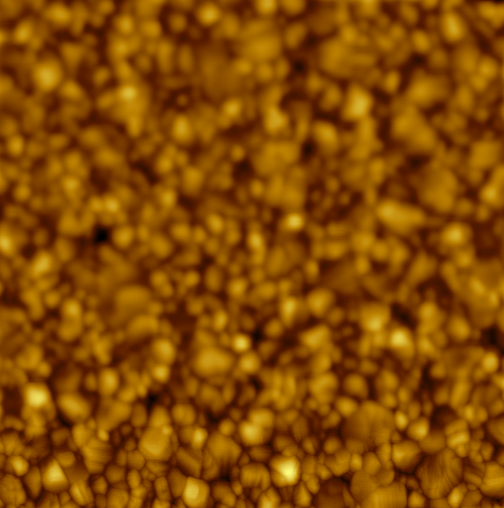
#> input picture images/G038_Rough_7.76689nm.png, 504 x 508 px; its folder holds only this picture in this run
$ python main.py
#> lines starting #> are read from the running program, lines starting #| are printed output that depends on the picture
#!/usr/bin/env python
import os
import cv2
import numpy as np
from math import log2
from matplotlib import pyplot as plt


# klasa pobierająca nazy i sortujaca je
class getFileNames:
    # funkcja sortujaca  (Proponowane rozwiązanie podpunkt 1.)
    def sortNames(self):
        # pobranie nazwy plików do listy
        self.fNames = os.listdir("./images")
        tempFloatList = []
        dictFloatName = {}
        unsortable = []
        sortNames = []
        # posortowanie od najmniejszej do najwiekszej
        # wartosci chropowatosci
        # WAŻNE ŻEBY PLIK BYŁ W FORMACIE XXX_Rough_X.XXXXXnm.png
        for i in self.fNames:
            # Wyodrebnienie wartosci chropowatosci z nazwy pliku
            tempName = i.split("_Rough_")
            if tempName[0] is i:
                unsortable.append(i)
            else:
                tempName = tempName[1].split("nm.png")
                tempFloatList.append(float(tempName[0]))
                # Stworzenie słownika klucz chropowatość : nazwa pliku
                dictFloatName[float(tempName[0])] = i

        # sortowanie babelkowe
        for j in range(0, len(tempFloatList)):
            for i in range(0, len(tempFloatList)):
                if i is (len(tempFloatList)-1):
                    break
                if tempFloatList[i] > tempFloatList[i+1]:
                    temp = tempFloatList[i]
                    tempFloatList[i] = tempFloatList[i+1]
                    tempFloatList[i+1] = temp

        # lista posortowanych chropowatosci
        self.sortedFl = tempFloatList.copy()

        # stworzenie listy posortowanych nazw
        for i in tempFloatList:
            sortNames.append(dictFloatName[i])

        for i in unsortable:
            sortNames.append(i)

        self.sortedNames = sortNames.copy()


class imageAnalysis:
    # pobranie obrazu
    def getImages(self, name):
#> called with name = 'G038_Rough_7.76689nm.png'
        self.img = cv2.imread('./images/' + name, 0)
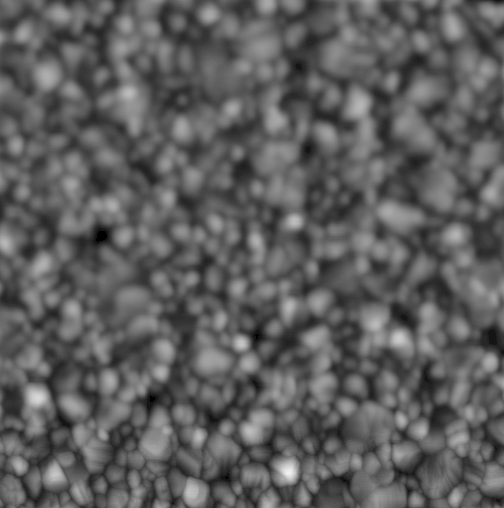
#> self.img: shape (508, 504); min 0, max 241, mean 93.9

    # suma macierzy (Proponowane rozwiązanie podpunkt 2.)
    def matrixSum(self, matrix):
        # wyznaczenie wielkosci macierzy
        N_size = len(matrix)
        M_size = len(matrix[0])

        # iloczyn N i M potrzebny do sredniej
        self.productNM = N_size * M_size
        temp_sum = 0

        # sumowanie wszystkich wartosci w macierzy
        for i in range(0, N_size):
            for j in range(0, M_size):
                temp_sum += matrix[i][j]

        # przypisanie sumy tymczasowej do zmiennej klasowej
        self.NM_sum = temp_sum

    # Wyznaczenie sredniej (Proponowane rozwiązanie podpunkt 3.)
    # (iloczyn NM wykorzystany z funkcji matrixSum)
    def matrixAvg(self, prodNM, sumNM):
        self.avg = (1/prodNM)*sumNM

    # Wyliczanie wariancji (Proponowane rozwiązanie podpunkt 4.)
    def matrixVariance(self, matrix, mAvg):
        # wyznaczenie wielkosci macierzy
        N_size = len(matrix)
        M_size = len(matrix[0])
        prod_NM = N_size * M_size
        temp_sum = 0

        # wyliczenie sumy kwadratow
        for i in range(0, N_size):
            for j in range(0, M_size):
                temp_sum += pow((matrix[i][j] - mAvg), 2)

        # wyliczenie wariancji
        self.variance = (1/prod_NM)*temp_sum

    # wyliczanie odchylenia standardowego (Proponowane rozwiązanie podpunkt 5.)
    def matrixStd(self, variance):
        self.std = pow(variance, 0.5)

    # wyznaczenie histogramu (Proponowane rozwiązanie podpunkt 6.)
    def matrixHistogram(self, matrix):
        # tworzenia slownika kluczy od 0 do 255
        temp_hist = {}
        for i in range(0, 256):
            temp_hist[i] = 0

        # wyznaczenie wielkosci macierzy
        N_size = len(matrix)
        M_size = len(matrix[0])

        # wyznaczenie histogramu
        for i in range(0, N_size):
            for j in range(0, M_size):
                temp_hist[matrix[i][j]] += 1

        self.histogram = dict(temp_hist)

    # wyliczenie entropii (Proponowane rozwiązanie podpunkt 7.)
    # funkcja przyjmuje liste wartości histogramu unormowanego
    def imgEntropy(self, val_hist):
        temp_entropy = 0
        # wyznaczenie sumy kolejnych wartości histogramu unormowanego
        # sprawdzenie czy wartość histogramu nie jest równa 0
        for i in range(0, 256):
            if val_hist[i] > 0:
                temp_entropy += val_hist[i]*log2(val_hist[i])
            # jeśli jest to ominięcie
            else:
                pass

        self.entropy = -temp_entropy


class plots:
    def figure1(self, nhist, num):
        # okreslenie osi natezenia jasnosci pikseli
        p = np.arange(0, 256)
        # zainicjowanie wykresu
        fig = plt.figure()
        # sklejenie wykresow
        fig.subplots_adjust(hspace=0.000)
        # stworzenie odpowiedniej liczby wykresow do ilosci plikow w folderze
        for i, v in enumerate(range(0, num)):
            v += 1
            # okreslenie miejsca wyswietlania ax
            ax1 = plt.subplot(num, 1, v)
            # okreslenie danych wyswietlanych
            ax1.bar(p, nhist[i], color='r')
            # wstawienie podtytulow osi
            if i is int(num/2):
                ax1.set_xlabel('Pixel propability [-]')
                ax1.set_ylabel('Pixel intensity [-]')
            # wstawienie jednej podzialki osi o wartosci polowy max value
            y = [(max(nhist[i])/2)]
            ax1.set_yticks(y)
        plt.show()

    def figure2(self, avg, std, ent, rough):
        # sprawdzenie czy w folderze images zanjdują sie pliki bez wartosci chropowatosci
        # jesli tak to usuniecie ich z listy
        if len(rough) is not len(avg):
            pop_n = len(avg)-len(rough)
            for i in range(0, pop_n):
                avg.pop()
                std.pop()
                ent.pop()
        # zainicjowanie wykresow
        fig, (ax1, ax2) = plt.subplots(2, 1, sharex=True)
        # sklejenie wykresow
        fig.subplots_adjust(hspace=0.000)
        # zainicjowanie sredniej jasnosci
        ax1.plot(rough, avg, marker='o', linestyle=':', label='Brightness')
        # stworzenie zakresu zacieniowanego obszaru
        std_l = []
        std_h = []
        for i in range(0, len(avg)):
            std_l.append(avg[i]-std[i])
            std_h.append(avg[i]+std[i])
        # zainicjowanie zacieniowanego obszaru
        ax1.fill_between(rough, std_l, std_h, alpha=0.4, label=r"Standard deviation $\sigma$")
        # zainicjowanie entropii
        ax2.plot(rough, ent, marker='o', linestyle=':', label='Entropy', color='r')
        # stworzenie opisow osi
        ax1.legend()
        ax2.legend()
        # wlaczenie siatki wykresu
        ax1.grid()
        ax2.grid()
        # ustalenie zakresu osi y w pierwszym wykresie
        ax1.set_yticks(range(0, 256, 50))
        ax1.set_yticks(range(0, 256, 5), minor=True)
        plt.show()


def main():
    gfn = getFileNames()
    gfn.sortNames()
    # Wyciągnięcie chropowatości i posegregowanych nazw
    rough = gfn.sortedFl
    fileNames = gfn.sortedNames

    # Lista wszystkich macierzy obrazow
    imgMatrix = []
    ima = imageAnalysis()
    for i in fileNames:
        ima.getImages(i)
        imgMatrix.append(ima.img)

    # lista sumy elementow
    sumNM = []
    # lista z iloczynami N*M
    prodNM = []
    for i in imgMatrix:
        ima.matrixSum(i)
        sumNM.append(ima.NM_sum)
        prodNM.append(ima.productNM)
#> this loop made 1 pass
#> (N_size in matrixSum, M_size in matrixSum) on pass 1: (508, 504)
#> after the loop, prodNM = [256032]; sumNM = [24040979]

    # Lista wynikowa [[sredniaJasnosc_1, odchylenieStd_1, entropia_1],
    # [sredniaJasnosc_2, odchylenieStd_2, entropia_2],
    # ...,
    # [Lista slowników histogramow] ]
    vecsResult = []
    # lista srednich jasnosci do stworzenia wykresu
    avgfig = []
    for i in range(0, len(sumNM)):
        ima.matrixAvg(prodNM[i], sumNM[i])
        temp = [ima.avg]
        avgfig.append(ima.avg)
        vecsResult.append(temp)
#> this loop made 1 pass
#> temp on pass 1: [93.9]
#> after the loop, avgfig = [93.9]; vecsResult = [[93.9]]

    # lista z wynikami wariancji
    varian = []
    for i in range(0, len(imgMatrix)):
        ima.matrixVariance(imgMatrix[i], vecsResult[i])
        varian.append(ima.variance)
#> this loop made 1 pass
#> (N_size in matrixVariance, M_size in matrixVariance, prod_NM in matrixVariance) on pass 1: (508, 504, 256032)
#> after the loop, varian = [[854.1]]

    stdfig = []
    # umieszczenie odchylenia standardowego w liscie wynikow
    for i in range(0, len(varian)):
        ima.matrixStd(varian[i])
        vecsResult[i].append(ima.std[0])
        stdfig.append(ima.std[0])
#> this loop made 1 pass
#> after the loop, stdfig = [29.23]

    histograms = []
    # okreslenie histogramow i umieszczenie ich w liscie wynikowej
    for i in imgMatrix:
        ima.matrixHistogram(i)
        histograms.append(ima.histogram)
#> this loop made 1 pass
#> (N_size in matrixHistogram, M_size in matrixHistogram) on pass 1: (508, 504)
#> after the loop, histograms = 1 item
    vecsResult.append(histograms)

    # stworzenie list wartosci histogramow unormowanych
    histNVal = []
    for i in range(0, len(histograms)):
        hist_temp = []
        for j in range(0, 256):
            hist_temp.append((histograms[i][j]/prodNM[i]))
        histNVal.append(hist_temp)
#> this loop made 1 pass
#> after the loop, histNVal = 1 item

    entfig = []
    # umieszczenie entropii w liscie wynikow
    for i in range(0, len(histNVal)):
        ima.imgEntropy(histNVal[i])
        vecsResult[i].append(ima.entropy)
        entfig.append(ima.entropy)
#> this loop made 1 pass
#> after the loop, entfig = [6.1]

    # Zapisanie wyników do pliku
    f = open('vecsResult.txt', 'w')
    f.write(str(vecsResult))
    f.close()

    # Uruchomienie rysunków
    pl = plots()
    pl.figure1(histNVal, len(histNVal))
#> the loop in figure1, `for i, v in enumerate(range(0, num)):` made 1 pass
#> y on pass 1: [0.0161]
#> in figure1, `plt.show()`:
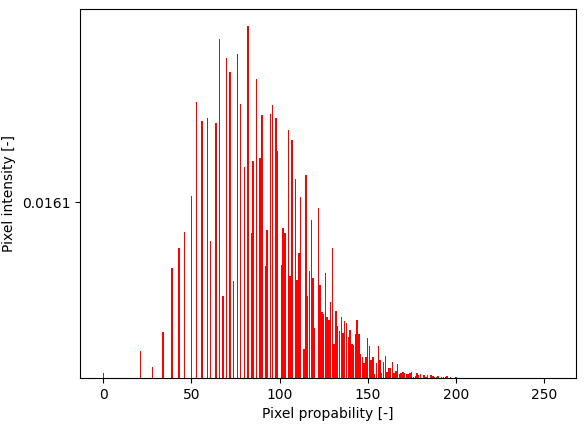
#> figure drawn by matplotlib, 1 panel; tallest bar 0.0322 high, from x = 81.6 to 82.4
    pl.figure2(avgfig, stdfig, entfig, rough)
#> the loop in figure2, `for i in range(0, len(avg)):` made 1 pass
#> after the loop in figure2, `for i in range(0, len(avg)):`: std_h = [123.1]; std_l = [64.67]
#> in figure2, `plt.show()`:
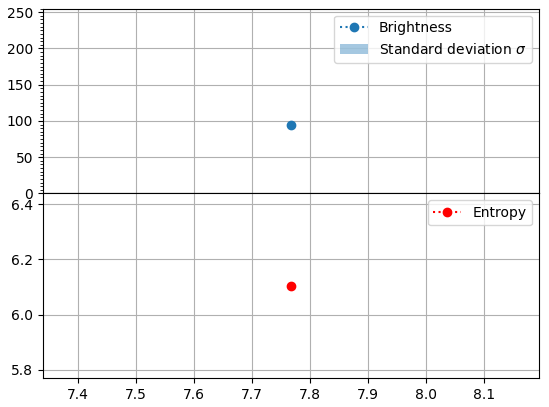
#> figure drawn by matplotlib, 2 panels
    return vecsResult

main()

$ run again, on images/I035_Rough_11.5075nm.png
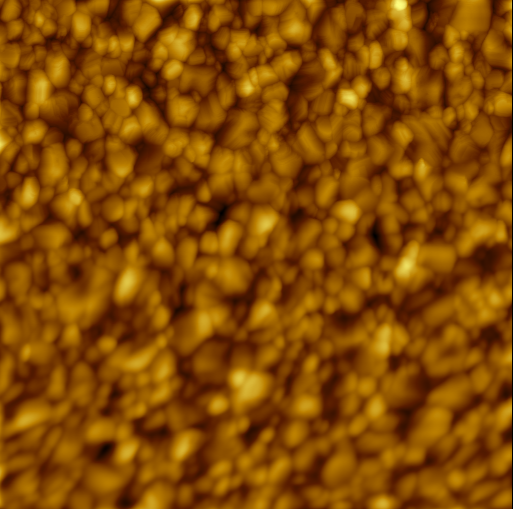
#> input picture images/I035_Rough_11.5075nm.png, 513 x 509 px
#> in getImages, `self.img = cv2.imread('./images/' + name, 0)`:
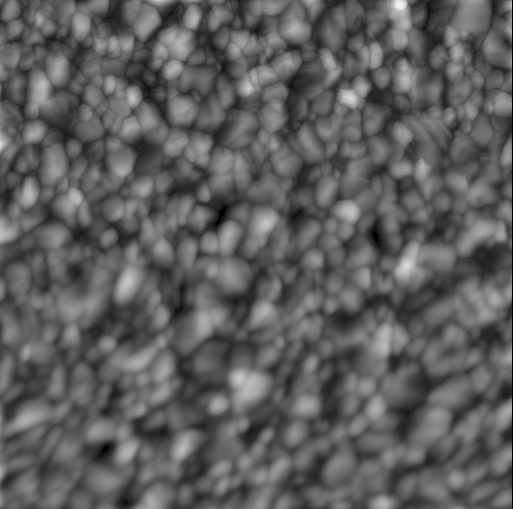
#> self.img: shape (509, 513); min 0, max 241, mean 94.3
#> the loop in main, `for i in imgMatrix:` made 1 pass
#> after the loop in main, `for i in imgMatrix:`: prodNM = [261117]; sumNM = [24635050]
#> the loop in main, `for i in range(0, len(sumNM)):` made 1 pass
#> temp on pass 1: [94.34]
#> after the loop in main, `for i in range(0, len(sumNM)):`: avgfig = [94.34]; vecsResult = [[94.34]]
#> the loop in main, `for i in range(0, len(imgMatrix)):` made 1 pass
#> (N_size in matrixVariance, M_size in matrixVariance, prod_NM in matrixVariance) on pass 1: (509, 513, 261117)
#> after the loop in main, `for i in range(0, len(imgMatrix)):`: varian = [[904.5]]
#> the loop in main, `for i in range(0, len(varian)):` made 1 pass
#> after the loop in main, `for i in range(0, len(varian)):`: stdfig = [30.07]
#> the loop in main, `for i in imgMatrix:` made 1 pass
#> after the loop in main, `for i in imgMatrix:`: histograms = 1 item
#> the loop in main, `for i in range(0, len(histograms)):` made 1 pass
#> the loop in main, `for i in range(0, len(histNVal)):` made 1 pass
#> after the loop in main, `for i in range(0, len(histNVal)):`: entfig = [6.15]
#> the loop in figure1, `for i, v in enumerate(range(0, num)):` made 1 pass
#> y on pass 1: [0.0157]
#> the loop in figure2, `for i in range(0, len(avg)):` made 1 pass
#> after the loop in figure2, `for i in range(0, len(avg)):`: std_h = [124.4]; std_l = [64.27]
#> in figure2, `plt.show()`:
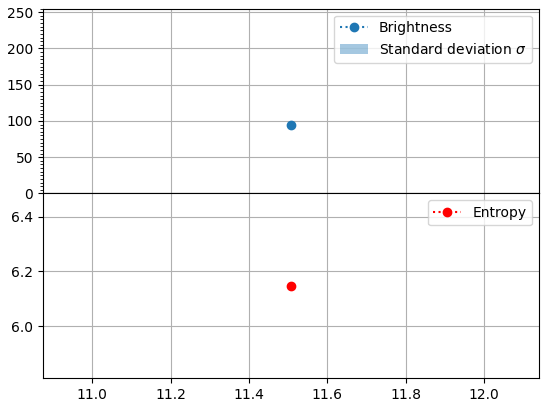
#> figure drawn by matplotlib, 2 panels

$ run again, on images/I067_Rough_18.1628nm.png
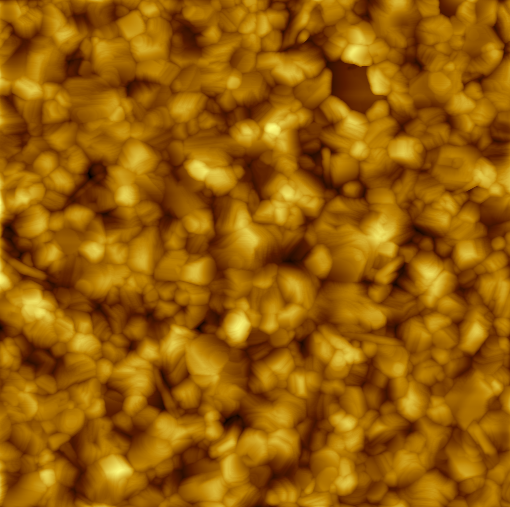
#> input picture images/I067_Rough_18.1628nm.png, 510 x 507 px
#> in getImages, `self.img = cv2.imread('./images/' + name, 0)`:
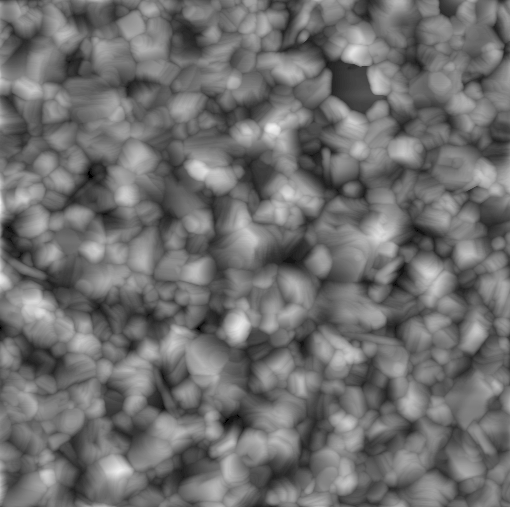
#> self.img: shape (507, 510); min 0, max 241, mean 110.9
#> the loop in main, `for i in imgMatrix:` made 1 pass
#> after the loop in main, `for i in imgMatrix:`: prodNM = [258570]; sumNM = [28687203]
#> the loop in main, `for i in range(0, len(sumNM)):` made 1 pass
#> temp on pass 1: [110.9]
#> after the loop in main, `for i in range(0, len(sumNM)):`: avgfig = [110.9]; vecsResult = [[110.9]]
#> the loop in main, `for i in range(0, len(imgMatrix)):` made 1 pass
#> (N_size in matrixVariance, M_size in matrixVariance, prod_NM in matrixVariance) on pass 1: (507, 510, 258570)
#> after the loop in main, `for i in range(0, len(imgMatrix)):`: varian = [[1200.3]]
#> the loop in main, `for i in range(0, len(varian)):` made 1 pass
#> after the loop in main, `for i in range(0, len(varian)):`: stdfig = [34.65]
#> the loop in main, `for i in imgMatrix:` made 1 pass
#> after the loop in main, `for i in imgMatrix:`: histograms = 1 item
#> the loop in main, `for i in range(0, len(histograms)):` made 1 pass
#> the loop in main, `for i in range(0, len(histNVal)):` made 1 pass
#> after the loop in main, `for i in range(0, len(histNVal)):`: entfig = [6.58]
#> the loop in figure1, `for i, v in enumerate(range(0, num)):` made 1 pass
#> y on pass 1: [0.0106]
#> the loop in figure2, `for i in range(0, len(avg)):` made 1 pass
#> after the loop in figure2, `for i in range(0, len(avg)):`: std_h = [145.6]; std_l = [76.3]
#> in figure2, `plt.show()`:
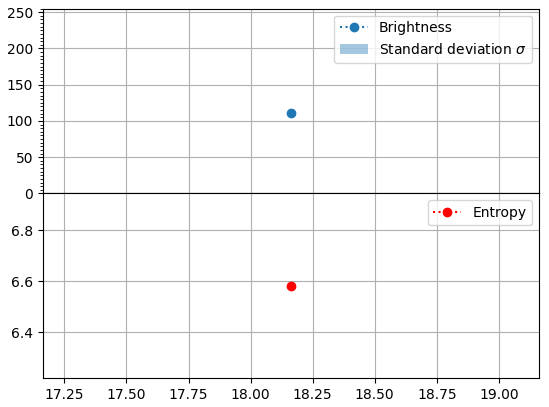
#> figure drawn by matplotlib, 2 panels

$ run again, on images/G067_Rough_10.0958nm.png
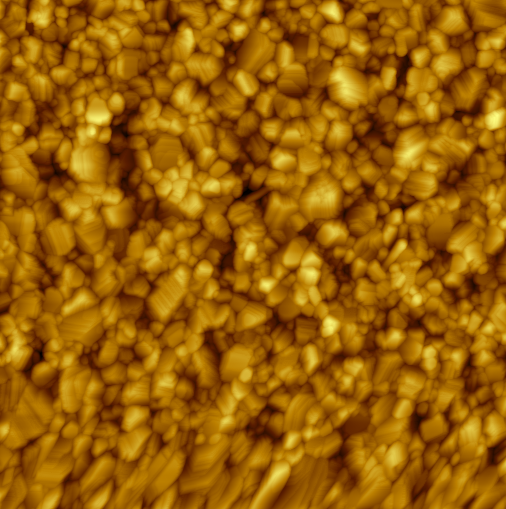
#> input picture images/G067_Rough_10.0958nm.png, 506 x 509 px
#> in getImages, `self.img = cv2.imread('./images/' + name, 0)`:
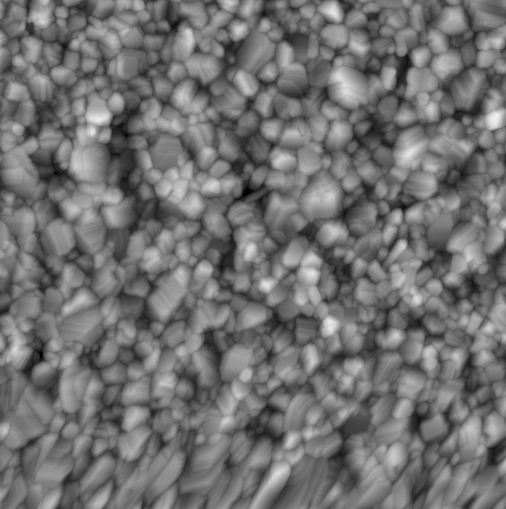
#> self.img: shape (509, 506); min 0, max 241, mean 113.4
#> the loop in main, `for i in imgMatrix:` made 1 pass
#> after the loop in main, `for i in imgMatrix:`: prodNM = [257554]; sumNM = [29213195]
#> the loop in main, `for i in range(0, len(sumNM)):` made 1 pass
#> temp on pass 1: [113.4]
#> after the loop in main, `for i in range(0, len(sumNM)):`: avgfig = [113.4]; vecsResult = [[113.4]]
#> the loop in main, `for i in range(0, len(imgMatrix)):` made 1 pass
#> (N_size in matrixVariance, M_size in matrixVariance, prod_NM in matrixVariance) on pass 1: (509, 506, 257554)
#> after the loop in main, `for i in range(0, len(imgMatrix)):`: varian = [[1151.2]]
#> the loop in main, `for i in range(0, len(varian)):` made 1 pass
#> after the loop in main, `for i in range(0, len(varian)):`: stdfig = [33.93]
#> the loop in main, `for i in imgMatrix:` made 1 pass
#> after the loop in main, `for i in imgMatrix:`: histograms = 1 item
#> the loop in main, `for i in range(0, len(histograms)):` made 1 pass
#> the loop in main, `for i in range(0, len(histNVal)):` made 1 pass
#> after the loop in main, `for i in range(0, len(histNVal)):`: entfig = [6.6]
#> the loop in figure1, `for i, v in enumerate(range(0, num)):` made 1 pass
#> y on pass 1: [0.0109]
#> the loop in figure2, `for i in range(0, len(avg)):` made 1 pass
#> after the loop in figure2, `for i in range(0, len(avg)):`: std_h = [147.4]; std_l = [79.5]
#> in figure2, `plt.show()`:
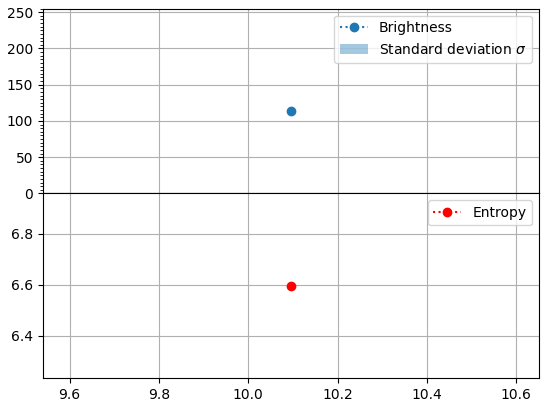
#> figure drawn by matplotlib, 2 panels
